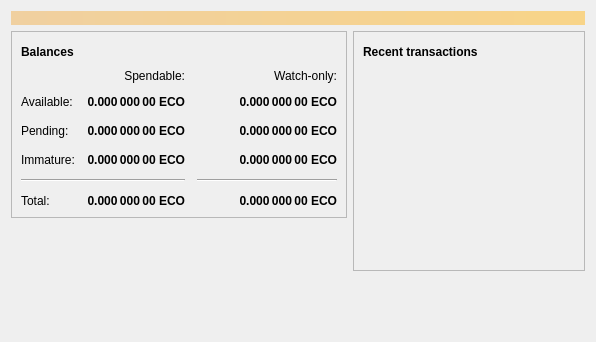
<?xml version="1.0" encoding="UTF-8"?>
<ui version="4.0">
 <class>OverviewPage</class>
 <widget class="QWidget" name="OverviewPage">
  <property name="geometry">
   <rect>
    <x>0</x>
    <y>0</y>
    <width>596</width>
    <height>342</height>
   </rect>
  </property>
  <property name="windowTitle">
   <string>Form</string>
  </property>
  <layout class="QVBoxLayout" name="topLayout">
   <item>
    <widget class="QLabel" name="labelAlerts">
     <property name="visible">
      <bool>false</bool>
     </property>
     <property name="styleSheet">
      <string notr="true">QLabel { background-color: qlineargradient(x1: 0, y1: 0, x2: 1, y2: 0, stop:0 #F0D0A0, stop:1 #F8D488); color:#000000; }</string>
     </property>
     <property name="wordWrap">
      <bool>true</bool>
     </property>
     <property name="margin">
      <number>3</number>
     </property>
     <property name="textInteractionFlags">
      <set>Qt::TextSelectableByMouse</set>
     </property>
    </widget>
   </item>
   <item>
    <layout class="QHBoxLayout" name="horizontalLayout" stretch="1,1">
     <item>
      <layout class="QVBoxLayout" name="verticalLayout_2">
       <item>
        <widget class="QFrame" name="frame">
         <property name="frameShape">
          <enum>QFrame::StyledPanel</enum>
         </property>
         <property name="frameShadow">
          <enum>QFrame::Raised</enum>
         </property>
         <layout class="QVBoxLayout" name="verticalLayout_4">
          <item>
           <layout class="QHBoxLayout" name="horizontalLayout_4">
            <item>
             <widget class="QLabel" name="label_5">
              <property name="font">
               <font>
                <weight>75</weight>
                <bold>true</bold>
               </font>
              </property>
              <property name="text">
               <string>Balances</string>
              </property>
             </widget>
            </item>
            <item>
             <widget class="QPushButton" name="labelWalletStatus">
              <property name="enabled">
               <bool>true</bool>
              </property>
              <property name="maximumSize">
               <size>
                <width>30</width>
                <height>16777215</height>
               </size>
              </property>
              <property name="toolTip">
               <string>The displayed information may be out of date. Your wallet automatically synchronizes with the Bitcoin network after a connection is established, but this process has not completed yet.</string>
              </property>
              <property name="text">
               <string/>
              </property>
              <property name="icon">
               <iconset resource="../bitcoin.qrc">
                <normaloff>:/icons/warning</normaloff>
                <disabledoff>:/icons/warning</disabledoff>:/icons/warning</iconset>
              </property>
              <property name="iconSize">
               <size>
                <width>24</width>
                <height>24</height>
               </size>
              </property>
              <property name="flat">
               <bool>true</bool>
              </property>
             </widget>
            </item>
            <item>
             <spacer name="horizontalSpacer_3">
              <property name="orientation">
               <enum>Qt::Horizontal</enum>
              </property>
              <property name="sizeHint" stdset="0">
               <size>
                <width>40</width>
                <height>20</height>
               </size>
              </property>
             </spacer>
            </item>
           </layout>
          </item>
          <item>
           <layout class="QGridLayout" name="gridLayout">
            <property name="spacing">
             <number>12</number>
            </property>
            <item row="2" column="2">
             <widget class="QLabel" name="labelWatchPending">
              <property name="font">
               <font>
                <weight>75</weight>
                <bold>true</bold>
               </font>
              </property>
              <property name="cursor">
               <cursorShape>IBeamCursor</cursorShape>
              </property>
              <property name="toolTip">
               <string>Unconfirmed transactions to watch-only addresses</string>
              </property>
              <property name="text">
               <string notr="true">0.000 000 00 ECO</string>
              </property>
              <property name="alignment">
               <set>Qt::AlignRight|Qt::AlignTrailing|Qt::AlignVCenter</set>
              </property>
              <property name="textInteractionFlags">
               <set>Qt::LinksAccessibleByMouse|Qt::TextSelectableByKeyboard|Qt::TextSelectableByMouse</set>
              </property>
             </widget>
            </item>
            <item row="2" column="1">
             <widget class="QLabel" name="labelUnconfirmed">
              <property name="font">
               <font>
                <weight>75</weight>
                <bold>true</bold>
               </font>
              </property>
              <property name="cursor">
               <cursorShape>IBeamCursor</cursorShape>
              </property>
              <property name="toolTip">
               <string>Total of transactions that have yet to be confirmed, and do not yet count toward the spendable balance</string>
              </property>
              <property name="text">
               <string notr="true">0.000 000 00 ECO</string>
              </property>
              <property name="alignment">
               <set>Qt::AlignRight|Qt::AlignTrailing|Qt::AlignVCenter</set>
              </property>
              <property name="textInteractionFlags">
               <set>Qt::LinksAccessibleByMouse|Qt::TextSelectableByKeyboard|Qt::TextSelectableByMouse</set>
              </property>
             </widget>
            </item>
            <item row="3" column="2">
             <widget class="QLabel" name="labelWatchImmature">
              <property name="font">
               <font>
                <weight>75</weight>
                <bold>true</bold>
               </font>
              </property>
              <property name="cursor">
               <cursorShape>IBeamCursor</cursorShape>
              </property>
              <property name="toolTip">
               <string>Mined balance in watch-only addresses that has not yet matured</string>
              </property>
              <property name="text">
               <string notr="true">0.000 000 00 ECO</string>
              </property>
              <property name="alignment">
               <set>Qt::AlignRight|Qt::AlignTrailing|Qt::AlignVCenter</set>
              </property>
              <property name="textInteractionFlags">
               <set>Qt::LinksAccessibleByMouse|Qt::TextSelectableByKeyboard|Qt::TextSelectableByMouse</set>
              </property>
             </widget>
            </item>
            <item row="4" column="0" colspan="2">
             <widget class="Line" name="line">
              <property name="orientation">
               <enum>Qt::Horizontal</enum>
              </property>
             </widget>
            </item>
            <item row="4" column="2">
             <widget class="Line" name="lineWatchBalance">
              <property name="sizePolicy">
               <sizepolicy hsizetype="Preferred" vsizetype="Fixed">
                <horstretch>0</horstretch>
                <verstretch>0</verstretch>
               </sizepolicy>
              </property>
              <property name="minimumSize">
               <size>
                <width>140</width>
                <height>0</height>
               </size>
              </property>
              <property name="orientation">
               <enum>Qt::Horizontal</enum>
              </property>
             </widget>
            </item>
            <item row="5" column="0">
             <widget class="QLabel" name="labelTotalText">
              <property name="text">
               <string>Total:</string>
              </property>
             </widget>
            </item>
            <item row="3" column="1">
             <widget class="QLabel" name="labelImmature">
              <property name="font">
               <font>
                <weight>75</weight>
                <bold>true</bold>
               </font>
              </property>
              <property name="cursor">
               <cursorShape>IBeamCursor</cursorShape>
              </property>
              <property name="toolTip">
               <string>Mined balance that has not yet matured</string>
              </property>
              <property name="text">
               <string notr="true">0.000 000 00 ECO</string>
              </property>
              <property name="alignment">
               <set>Qt::AlignRight|Qt::AlignTrailing|Qt::AlignVCenter</set>
              </property>
              <property name="textInteractionFlags">
               <set>Qt::LinksAccessibleByMouse|Qt::TextSelectableByKeyboard|Qt::TextSelectableByMouse</set>
              </property>
             </widget>
            </item>
            <item row="2" column="3">
             <spacer name="horizontalSpacer_2">
              <property name="orientation">
               <enum>Qt::Horizontal</enum>
              </property>
              <property name="sizeHint" stdset="0">
               <size>
                <width>40</width>
                <height>20</height>
               </size>
              </property>
             </spacer>
            </item>
            <item row="3" column="0">
             <widget class="QLabel" name="labelImmatureText">
              <property name="text">
               <string>Immature:</string>
              </property>
             </widget>
            </item>
            <item row="5" column="1">
             <widget class="QLabel" name="labelTotal">
              <property name="font">
               <font>
                <weight>75</weight>
                <bold>true</bold>
               </font>
              </property>
              <property name="cursor">
               <cursorShape>IBeamCursor</cursorShape>
              </property>
              <property name="toolTip">
               <string>Your current total balance</string>
              </property>
              <property name="text">
               <string notr="true">0.000 000 00 ECO</string>
              </property>
              <property name="alignment">
               <set>Qt::AlignRight|Qt::AlignTrailing|Qt::AlignVCenter</set>
              </property>
              <property name="textInteractionFlags">
               <set>Qt::LinksAccessibleByMouse|Qt::TextSelectableByKeyboard|Qt::TextSelectableByMouse</set>
              </property>
             </widget>
            </item>
            <item row="5" column="2">
             <widget class="QLabel" name="labelWatchTotal">
              <property name="font">
               <font>
                <weight>75</weight>
                <bold>true</bold>
               </font>
              </property>
              <property name="cursor">
               <cursorShape>IBeamCursor</cursorShape>
              </property>
              <property name="toolTip">
               <string>Current total balance in watch-only addresses</string>
              </property>
              <property name="text">
               <string notr="true">0.000 000 00 ECO</string>
              </property>
              <property name="alignment">
               <set>Qt::AlignRight|Qt::AlignTrailing|Qt::AlignVCenter</set>
              </property>
              <property name="textInteractionFlags">
               <set>Qt::LinksAccessibleByMouse|Qt::TextSelectableByKeyboard|Qt::TextSelectableByMouse</set>
              </property>
             </widget>
            </item>
            <item row="0" column="2">
             <widget class="QLabel" name="labelWatchonly">
              <property name="text">
               <string>Watch-only:</string>
              </property>
              <property name="alignment">
               <set>Qt::AlignRight|Qt::AlignTrailing|Qt::AlignVCenter</set>
              </property>
             </widget>
            </item>
            <item row="1" column="0">
             <widget class="QLabel" name="labelBalanceText">
              <property name="text">
               <string>Available:</string>
              </property>
             </widget>
            </item>
            <item row="1" column="1">
             <widget class="QLabel" name="labelBalance">
              <property name="font">
               <font>
                <weight>75</weight>
                <bold>true</bold>
               </font>
              </property>
              <property name="cursor">
               <cursorShape>IBeamCursor</cursorShape>
              </property>
              <property name="toolTip">
               <string>Your current spendable balance</string>
              </property>
              <property name="text">
               <string notr="true">0.000 000 00 ECO</string>
              </property>
              <property name="alignment">
               <set>Qt::AlignRight|Qt::AlignTrailing|Qt::AlignVCenter</set>
              </property>
              <property name="textInteractionFlags">
               <set>Qt::LinksAccessibleByMouse|Qt::TextSelectableByKeyboard|Qt::TextSelectableByMouse</set>
              </property>
             </widget>
            </item>
            <item row="1" column="2">
             <widget class="QLabel" name="labelWatchAvailable">
              <property name="font">
               <font>
                <weight>75</weight>
                <bold>true</bold>
               </font>
              </property>
              <property name="cursor">
               <cursorShape>IBeamCursor</cursorShape>
              </property>
              <property name="toolTip">
               <string>Your current balance in watch-only addresses</string>
              </property>
              <property name="text">
               <string notr="true">0.000 000 00 ECO</string>
              </property>
              <property name="alignment">
               <set>Qt::AlignRight|Qt::AlignTrailing|Qt::AlignVCenter</set>
              </property>
              <property name="textInteractionFlags">
               <set>Qt::LinksAccessibleByMouse|Qt::TextSelectableByKeyboard|Qt::TextSelectableByMouse</set>
              </property>
             </widget>
            </item>
            <item row="2" column="0">
             <widget class="QLabel" name="labelPendingText">
              <property name="text">
               <string>Pending:</string>
              </property>
             </widget>
            </item>
            <item row="0" column="1">
             <widget class="QLabel" name="labelSpendable">
              <property name="text">
               <string>Spendable:</string>
              </property>
              <property name="alignment">
               <set>Qt::AlignRight|Qt::AlignTrailing|Qt::AlignVCenter</set>
              </property>
             </widget>
            </item>
           </layout>
          </item>
         </layout>
        </widget>
       </item>
       <item>
        <spacer name="verticalSpacer">
         <property name="orientation">
          <enum>Qt::Vertical</enum>
         </property>
         <property name="sizeHint" stdset="0">
          <size>
           <width>20</width>
           <height>40</height>
          </size>
         </property>
        </spacer>
       </item>
      </layout>
     </item>
     <item>
      <layout class="QVBoxLayout" name="verticalLayout_3">
       <item>
        <widget class="QFrame" name="frame_2">
         <property name="frameShape">
          <enum>QFrame::StyledPanel</enum>
         </property>
         <property name="frameShadow">
          <enum>QFrame::Raised</enum>
         </property>
         <layout class="QVBoxLayout" name="verticalLayout">
          <item>
           <layout class="QHBoxLayout" name="horizontalLayout_2">
            <item>
             <widget class="QLabel" name="label_4">
              <property name="font">
               <font>
                <weight>75</weight>
                <bold>true</bold>
               </font>
              </property>
              <property name="text">
               <string>Recent transactions</string>
              </property>
             </widget>
            </item>
            <item>
             <widget class="QPushButton" name="labelTransactionsStatus">
              <property name="enabled">
               <bool>true</bool>
              </property>
              <property name="maximumSize">
               <size>
                <width>30</width>
                <height>16777215</height>
               </size>
              </property>
              <property name="toolTip">
               <string>The displayed information may be out of date. Your wallet automatically synchronizes with the Bitcoin network after a connection is established, but this process has not completed yet.</string>
              </property>
              <property name="text">
               <string/>
              </property>
              <property name="icon">
               <iconset resource="../bitcoin.qrc">
                <normaloff>:/icons/warning</normaloff>
                <disabledoff>:/icons/warning</disabledoff>:/icons/warning</iconset>
              </property>
              <property name="iconSize">
               <size>
                <width>24</width>
                <height>24</height>
               </size>
              </property>
              <property name="flat">
               <bool>true</bool>
              </property>
             </widget>
            </item>
            <item>
             <spacer name="horizontalSpacer">
              <property name="orientation">
               <enum>Qt::Horizontal</enum>
              </property>
              <property name="sizeHint" stdset="0">
               <size>
                <width>40</width>
                <height>20</height>
               </size>
              </property>
             </spacer>
            </item>
           </layout>
          </item>
          <item>
           <widget class="QListView" name="listTransactions">
            <property name="styleSheet">
             <string notr="true">QListView { background: transparent; }</string>
            </property>
            <property name="frameShape">
             <enum>QFrame::NoFrame</enum>
            </property>
            <property name="verticalScrollBarPolicy">
             <enum>Qt::ScrollBarAlwaysOff</enum>
            </property>
            <property name="horizontalScrollBarPolicy">
             <enum>Qt::ScrollBarAlwaysOff</enum>
            </property>
            <property name="selectionMode">
             <enum>QAbstractItemView::NoSelection</enum>
            </property>
           </widget>
          </item>
         </layout>
        </widget>
       </item>
       <item>
        <spacer name="verticalSpacer_2">
         <property name="orientation">
          <enum>Qt::Vertical</enum>
         </property>
         <property name="sizeHint" stdset="0">
          <size>
           <width>20</width>
           <height>40</height>
          </size>
         </property>
        </spacer>
       </item>
      </layout>
     </item>
    </layout>
   </item>
  </layout>
 </widget>
 <resources/>
 <connections/>
</ui>
